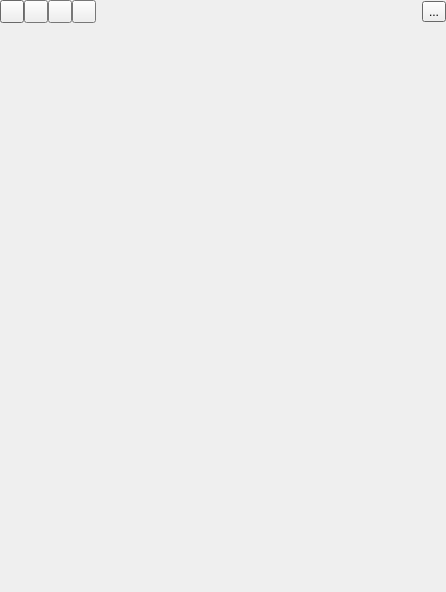
<?xml version="1.0" encoding="UTF-8"?>
<ui version="4.0">
 <class>Camera</class>
 <widget class="QWidget" name="Camera">
  <property name="geometry">
   <rect>
    <x>0</x>
    <y>0</y>
    <width>446</width>
    <height>592</height>
   </rect>
  </property>
  <property name="windowTitle">
   <string>Camera</string>
  </property>
  <layout class="QVBoxLayout" name="verticalLayout">
   <property name="spacing">
    <number>0</number>
   </property>
   <property name="leftMargin">
    <number>0</number>
   </property>
   <property name="topMargin">
    <number>0</number>
   </property>
   <property name="rightMargin">
    <number>0</number>
   </property>
   <property name="bottomMargin">
    <number>0</number>
   </property>
   <item>
    <widget class="QStackedWidget" name="stackedWidgetScreens">
     <property name="sizePolicy">
      <sizepolicy hsizetype="Preferred" vsizetype="Preferred">
       <horstretch>1</horstretch>
       <verstretch>0</verstretch>
      </sizepolicy>
     </property>
     <property name="palette">
      <palette>
       <active>
        <colorrole role="Base">
         <brush brushstyle="SolidPattern">
          <color alpha="255">
           <red>255</red>
           <green>255</green>
           <blue>255</blue>
          </color>
         </brush>
        </colorrole>
        <colorrole role="Window">
         <brush brushstyle="SolidPattern">
          <color alpha="255">
           <red>145</red>
           <green>145</green>
           <blue>145</blue>
          </color>
         </brush>
        </colorrole>
       </active>
       <inactive>
        <colorrole role="Base">
         <brush brushstyle="SolidPattern">
          <color alpha="255">
           <red>255</red>
           <green>255</green>
           <blue>255</blue>
          </color>
         </brush>
        </colorrole>
        <colorrole role="Window">
         <brush brushstyle="SolidPattern">
          <color alpha="255">
           <red>145</red>
           <green>145</green>
           <blue>145</blue>
          </color>
         </brush>
        </colorrole>
       </inactive>
       <disabled>
        <colorrole role="Base">
         <brush brushstyle="SolidPattern">
          <color alpha="255">
           <red>145</red>
           <green>145</green>
           <blue>145</blue>
          </color>
         </brush>
        </colorrole>
        <colorrole role="Window">
         <brush brushstyle="SolidPattern">
          <color alpha="255">
           <red>145</red>
           <green>145</green>
           <blue>145</blue>
          </color>
         </brush>
        </colorrole>
       </disabled>
      </palette>
     </property>
     <property name="lineWidth">
      <number>0</number>
     </property>
     <property name="currentIndex">
      <number>1</number>
     </property>
     <widget class="QWidget" name="pageCameraList">
      <layout class="QVBoxLayout" name="verticalLayout_4">
       <property name="spacing">
        <number>0</number>
       </property>
       <property name="leftMargin">
        <number>0</number>
       </property>
       <property name="topMargin">
        <number>0</number>
       </property>
       <property name="rightMargin">
        <number>0</number>
       </property>
       <property name="bottomMargin">
        <number>0</number>
       </property>
       <item>
        <widget class="QListWidget" name="listWidgetCameras">
         <property name="sizePolicy">
          <sizepolicy hsizetype="Minimum" vsizetype="Expanding">
           <horstretch>0</horstretch>
           <verstretch>0</verstretch>
          </sizepolicy>
         </property>
         <property name="palette">
          <palette>
           <active>
            <colorrole role="WindowText">
             <brush brushstyle="SolidPattern">
              <color alpha="255">
               <red>255</red>
               <green>255</green>
               <blue>255</blue>
              </color>
             </brush>
            </colorrole>
            <colorrole role="Button">
             <brush brushstyle="SolidPattern">
              <color alpha="0">
               <red>0</red>
               <green>0</green>
               <blue>0</blue>
              </color>
             </brush>
            </colorrole>
            <colorrole role="Light">
             <brush brushstyle="SolidPattern">
              <color alpha="0">
               <red>0</red>
               <green>0</green>
               <blue>0</blue>
              </color>
             </brush>
            </colorrole>
            <colorrole role="Midlight">
             <brush brushstyle="SolidPattern">
              <color alpha="0">
               <red>0</red>
               <green>0</green>
               <blue>0</blue>
              </color>
             </brush>
            </colorrole>
            <colorrole role="Dark">
             <brush brushstyle="SolidPattern">
              <color alpha="0">
               <red>0</red>
               <green>0</green>
               <blue>0</blue>
              </color>
             </brush>
            </colorrole>
            <colorrole role="Mid">
             <brush brushstyle="SolidPattern">
              <color alpha="0">
               <red>0</red>
               <green>0</green>
               <blue>0</blue>
              </color>
             </brush>
            </colorrole>
            <colorrole role="Text">
             <brush brushstyle="SolidPattern">
              <color alpha="255">
               <red>255</red>
               <green>255</green>
               <blue>255</blue>
              </color>
             </brush>
            </colorrole>
            <colorrole role="BrightText">
             <brush brushstyle="SolidPattern">
              <color alpha="255">
               <red>255</red>
               <green>255</green>
               <blue>255</blue>
              </color>
             </brush>
            </colorrole>
            <colorrole role="ButtonText">
             <brush brushstyle="SolidPattern">
              <color alpha="255">
               <red>255</red>
               <green>255</green>
               <blue>255</blue>
              </color>
             </brush>
            </colorrole>
            <colorrole role="Base">
             <brush brushstyle="SolidPattern">
              <color alpha="255">
               <red>0</red>
               <green>0</green>
               <blue>0</blue>
              </color>
             </brush>
            </colorrole>
            <colorrole role="Window">
             <brush brushstyle="SolidPattern">
              <color alpha="0">
               <red>0</red>
               <green>0</green>
               <blue>0</blue>
              </color>
             </brush>
            </colorrole>
            <colorrole role="Shadow">
             <brush brushstyle="SolidPattern">
              <color alpha="255">
               <red>0</red>
               <green>0</green>
               <blue>0</blue>
              </color>
             </brush>
            </colorrole>
            <colorrole role="AlternateBase">
             <brush brushstyle="SolidPattern">
              <color alpha="127">
               <red>0</red>
               <green>0</green>
               <blue>0</blue>
              </color>
             </brush>
            </colorrole>
            <colorrole role="ToolTipBase">
             <brush brushstyle="SolidPattern">
              <color alpha="255">
               <red>255</red>
               <green>255</green>
               <blue>220</blue>
              </color>
             </brush>
            </colorrole>
            <colorrole role="ToolTipText">
             <brush brushstyle="SolidPattern">
              <color alpha="255">
               <red>0</red>
               <green>0</green>
               <blue>0</blue>
              </color>
             </brush>
            </colorrole>
           </active>
           <inactive>
            <colorrole role="WindowText">
             <brush brushstyle="SolidPattern">
              <color alpha="255">
               <red>255</red>
               <green>255</green>
               <blue>255</blue>
              </color>
             </brush>
            </colorrole>
            <colorrole role="Button">
             <brush brushstyle="SolidPattern">
              <color alpha="0">
               <red>0</red>
               <green>0</green>
               <blue>0</blue>
              </color>
             </brush>
            </colorrole>
            <colorrole role="Light">
             <brush brushstyle="SolidPattern">
              <color alpha="0">
               <red>0</red>
               <green>0</green>
               <blue>0</blue>
              </color>
             </brush>
            </colorrole>
            <colorrole role="Midlight">
             <brush brushstyle="SolidPattern">
              <color alpha="0">
               <red>0</red>
               <green>0</green>
               <blue>0</blue>
              </color>
             </brush>
            </colorrole>
            <colorrole role="Dark">
             <brush brushstyle="SolidPattern">
              <color alpha="0">
               <red>0</red>
               <green>0</green>
               <blue>0</blue>
              </color>
             </brush>
            </colorrole>
            <colorrole role="Mid">
             <brush brushstyle="SolidPattern">
              <color alpha="0">
               <red>0</red>
               <green>0</green>
               <blue>0</blue>
              </color>
             </brush>
            </colorrole>
            <colorrole role="Text">
             <brush brushstyle="SolidPattern">
              <color alpha="255">
               <red>255</red>
               <green>255</green>
               <blue>255</blue>
              </color>
             </brush>
            </colorrole>
            <colorrole role="BrightText">
             <brush brushstyle="SolidPattern">
              <color alpha="255">
               <red>255</red>
               <green>255</green>
               <blue>255</blue>
              </color>
             </brush>
            </colorrole>
            <colorrole role="ButtonText">
             <brush brushstyle="SolidPattern">
              <color alpha="255">
               <red>255</red>
               <green>255</green>
               <blue>255</blue>
              </color>
             </brush>
            </colorrole>
            <colorrole role="Base">
             <brush brushstyle="SolidPattern">
              <color alpha="255">
               <red>0</red>
               <green>0</green>
               <blue>0</blue>
              </color>
             </brush>
            </colorrole>
            <colorrole role="Window">
             <brush brushstyle="SolidPattern">
              <color alpha="0">
               <red>0</red>
               <green>0</green>
               <blue>0</blue>
              </color>
             </brush>
            </colorrole>
            <colorrole role="Shadow">
             <brush brushstyle="SolidPattern">
              <color alpha="255">
               <red>0</red>
               <green>0</green>
               <blue>0</blue>
              </color>
             </brush>
            </colorrole>
            <colorrole role="AlternateBase">
             <brush brushstyle="SolidPattern">
              <color alpha="127">
               <red>0</red>
               <green>0</green>
               <blue>0</blue>
              </color>
             </brush>
            </colorrole>
            <colorrole role="ToolTipBase">
             <brush brushstyle="SolidPattern">
              <color alpha="255">
               <red>255</red>
               <green>255</green>
               <blue>220</blue>
              </color>
             </brush>
            </colorrole>
            <colorrole role="ToolTipText">
             <brush brushstyle="SolidPattern">
              <color alpha="255">
               <red>0</red>
               <green>0</green>
               <blue>0</blue>
              </color>
             </brush>
            </colorrole>
           </inactive>
           <disabled>
            <colorrole role="WindowText">
             <brush brushstyle="SolidPattern">
              <color alpha="0">
               <red>0</red>
               <green>0</green>
               <blue>0</blue>
              </color>
             </brush>
            </colorrole>
            <colorrole role="Button">
             <brush brushstyle="SolidPattern">
              <color alpha="0">
               <red>0</red>
               <green>0</green>
               <blue>0</blue>
              </color>
             </brush>
            </colorrole>
            <colorrole role="Light">
             <brush brushstyle="SolidPattern">
              <color alpha="0">
               <red>0</red>
               <green>0</green>
               <blue>0</blue>
              </color>
             </brush>
            </colorrole>
            <colorrole role="Midlight">
             <brush brushstyle="SolidPattern">
              <color alpha="0">
               <red>0</red>
               <green>0</green>
               <blue>0</blue>
              </color>
             </brush>
            </colorrole>
            <colorrole role="Dark">
             <brush brushstyle="SolidPattern">
              <color alpha="0">
               <red>0</red>
               <green>0</green>
               <blue>0</blue>
              </color>
             </brush>
            </colorrole>
            <colorrole role="Mid">
             <brush brushstyle="SolidPattern">
              <color alpha="0">
               <red>0</red>
               <green>0</green>
               <blue>0</blue>
              </color>
             </brush>
            </colorrole>
            <colorrole role="Text">
             <brush brushstyle="SolidPattern">
              <color alpha="0">
               <red>0</red>
               <green>0</green>
               <blue>0</blue>
              </color>
             </brush>
            </colorrole>
            <colorrole role="BrightText">
             <brush brushstyle="SolidPattern">
              <color alpha="255">
               <red>255</red>
               <green>255</green>
               <blue>255</blue>
              </color>
             </brush>
            </colorrole>
            <colorrole role="ButtonText">
             <brush brushstyle="SolidPattern">
              <color alpha="0">
               <red>0</red>
               <green>0</green>
               <blue>0</blue>
              </color>
             </brush>
            </colorrole>
            <colorrole role="Base">
             <brush brushstyle="SolidPattern">
              <color alpha="0">
               <red>0</red>
               <green>0</green>
               <blue>0</blue>
              </color>
             </brush>
            </colorrole>
            <colorrole role="Window">
             <brush brushstyle="SolidPattern">
              <color alpha="0">
               <red>0</red>
               <green>0</green>
               <blue>0</blue>
              </color>
             </brush>
            </colorrole>
            <colorrole role="Shadow">
             <brush brushstyle="SolidPattern">
              <color alpha="255">
               <red>0</red>
               <green>0</green>
               <blue>0</blue>
              </color>
             </brush>
            </colorrole>
            <colorrole role="AlternateBase">
             <brush brushstyle="SolidPattern">
              <color alpha="0">
               <red>0</red>
               <green>0</green>
               <blue>0</blue>
              </color>
             </brush>
            </colorrole>
            <colorrole role="ToolTipBase">
             <brush brushstyle="SolidPattern">
              <color alpha="255">
               <red>255</red>
               <green>255</green>
               <blue>220</blue>
              </color>
             </brush>
            </colorrole>
            <colorrole role="ToolTipText">
             <brush brushstyle="SolidPattern">
              <color alpha="255">
               <red>0</red>
               <green>0</green>
               <blue>0</blue>
              </color>
             </brush>
            </colorrole>
           </disabled>
          </palette>
         </property>
         <property name="frameShape">
          <enum>QFrame::NoFrame</enum>
         </property>
         <property name="frameShadow">
          <enum>QFrame::Plain</enum>
         </property>
         <property name="lineWidth">
          <number>0</number>
         </property>
         <property name="horizontalScrollBarPolicy">
          <enum>Qt::ScrollBarAlwaysOff</enum>
         </property>
         <property name="uniformItemSizes">
          <bool>true</bool>
         </property>
        </widget>
       </item>
       <item>
        <widget class="QLabel" name="labelNoCamerasAvailable">
         <property name="text">
          <string>Please connect a camera if supported on this device.</string>
         </property>
         <property name="alignment">
          <set>Qt::AlignCenter</set>
         </property>
        </widget>
       </item>
      </layout>
     </widget>
     <widget class="QWidget" name="pageViewfinder">
      <layout class="QVBoxLayout" name="verticalLayout_3">
       <property name="spacing">
        <number>0</number>
       </property>
       <property name="leftMargin">
        <number>0</number>
       </property>
       <property name="topMargin">
        <number>0</number>
       </property>
       <property name="rightMargin">
        <number>0</number>
       </property>
       <property name="bottomMargin">
        <number>0</number>
       </property>
       <item>
        <layout class="QHBoxLayout" name="horizontalLayout">
         <item>
          <widget class="QToolButton" name="toolButtonFocus">
           <property name="enabled">
            <bool>true</bool>
           </property>
           <property name="text">
            <string/>
           </property>
           <property name="icon">
            <iconset resource="../resources/icons.qrc">
             <normaloff>:/icons/focus.svg</normaloff>:/icons/focus.svg</iconset>
           </property>
          </widget>
         </item>
         <item>
          <widget class="QToolButton" name="toolButtonCaptureImage">
           <property name="enabled">
            <bool>false</bool>
           </property>
           <property name="text">
            <string/>
           </property>
           <property name="icon">
            <iconset resource="../resources/icons.qrc">
             <normaloff>:/icons/snap.svg</normaloff>:/icons/snap.svg</iconset>
           </property>
          </widget>
         </item>
         <item>
          <widget class="QToolButton" name="toolButtonRecordVideo">
           <property name="enabled">
            <bool>false</bool>
           </property>
           <property name="text">
            <string/>
           </property>
           <property name="icon">
            <iconset resource="../resources/icons.qrc">
             <normaloff>:/icons/record.svg</normaloff>:/icons/record.svg</iconset>
           </property>
           <property name="checkable">
            <bool>true</bool>
           </property>
          </widget>
         </item>
         <item>
          <widget class="QToolButton" name="toolButtonPauseVideoRecording">
           <property name="enabled">
            <bool>false</bool>
           </property>
           <property name="text">
            <string/>
           </property>
           <property name="icon">
            <iconset resource="../resources/icons.qrc">
             <normaloff>:/icons/pause.svg</normaloff>:/icons/pause.svg</iconset>
           </property>
           <property name="checkable">
            <bool>true</bool>
           </property>
          </widget>
         </item>
         <item>
          <spacer name="horizontalSpacer">
           <property name="orientation">
            <enum>Qt::Horizontal</enum>
           </property>
           <property name="sizeHint" stdset="0">
            <size>
             <width>40</width>
             <height>20</height>
            </size>
           </property>
          </spacer>
         </item>
         <item>
          <widget class="QToolButton" name="toolButtonSettings">
           <property name="text">
            <string>...</string>
           </property>
           <property name="icon">
            <iconset resource="../resources/icons.qrc">
             <normaloff>:/icons/settings.svg</normaloff>:/icons/settings.svg</iconset>
           </property>
          </widget>
         </item>
        </layout>
       </item>
       <item>
        <widget class="QLabel" name="labelMessage">
         <property name="text">
          <string/>
         </property>
        </widget>
       </item>
       <item>
        <widget class="QCameraViewfinder" name="viewfinder" native="true">
         <property name="sizePolicy">
          <sizepolicy hsizetype="Minimum" vsizetype="Expanding">
           <horstretch>0</horstretch>
           <verstretch>0</verstretch>
          </sizepolicy>
         </property>
        </widget>
       </item>
      </layout>
     </widget>
     <widget class="QWidget" name="pageImagePreview">
      <layout class="QGridLayout" name="gridLayout_4">
       <property name="leftMargin">
        <number>0</number>
       </property>
       <property name="topMargin">
        <number>0</number>
       </property>
       <property name="rightMargin">
        <number>0</number>
       </property>
       <property name="bottomMargin">
        <number>0</number>
       </property>
       <property name="spacing">
        <number>0</number>
       </property>
       <item row="0" column="0">
        <widget class="QLabel" name="lastImagePreviewLabel">
         <property name="sizePolicy">
          <sizepolicy hsizetype="Preferred" vsizetype="MinimumExpanding">
           <horstretch>0</horstretch>
           <verstretch>0</verstretch>
          </sizepolicy>
         </property>
         <property name="frameShape">
          <enum>QFrame::Box</enum>
         </property>
         <property name="text">
          <string/>
         </property>
        </widget>
       </item>
      </layout>
     </widget>
     <widget class="QWidget" name="pageSettings">
      <layout class="QVBoxLayout" name="verticalLayout_5">
       <property name="spacing">
        <number>0</number>
       </property>
       <property name="leftMargin">
        <number>0</number>
       </property>
       <property name="topMargin">
        <number>0</number>
       </property>
       <property name="rightMargin">
        <number>0</number>
       </property>
       <property name="bottomMargin">
        <number>0</number>
       </property>
       <item>
        <widget class="QScrollArea" name="scrollArea">
         <property name="frameShape">
          <enum>QFrame::NoFrame</enum>
         </property>
         <property name="frameShadow">
          <enum>QFrame::Plain</enum>
         </property>
         <property name="lineWidth">
          <number>0</number>
         </property>
         <property name="horizontalScrollBarPolicy">
          <enum>Qt::ScrollBarAlwaysOff</enum>
         </property>
         <property name="widgetResizable">
          <bool>true</bool>
         </property>
         <widget class="QWidget" name="scrollAreaWidgetContents">
          <property name="geometry">
           <rect>
            <x>0</x>
            <y>0</y>
            <width>430</width>
            <height>619</height>
           </rect>
          </property>
          <layout class="QVBoxLayout" name="verticalLayout_2">
           <property name="spacing">
            <number>0</number>
           </property>
           <property name="leftMargin">
            <number>0</number>
           </property>
           <property name="topMargin">
            <number>0</number>
           </property>
           <property name="rightMargin">
            <number>0</number>
           </property>
           <property name="bottomMargin">
            <number>0</number>
           </property>
           <item>
            <widget class="QToolButton" name="toolButtonBack">
             <property name="text">
              <string>...</string>
             </property>
             <property name="icon">
              <iconset resource="../resources/icons.qrc">
               <normaloff>:/icons/arrow_left.svg</normaloff>:/icons/arrow_left.svg</iconset>
             </property>
            </widget>
           </item>
           <item>
            <widget class="QGroupBox" name="groupBoxViteoSettings">
             <property name="title">
              <string>Video</string>
             </property>
             <layout class="QGridLayout" name="gridLayout_7">
              <property name="leftMargin">
               <number>0</number>
              </property>
              <property name="topMargin">
               <number>0</number>
              </property>
              <property name="rightMargin">
               <number>0</number>
              </property>
              <property name="bottomMargin">
               <number>0</number>
              </property>
              <property name="spacing">
               <number>0</number>
              </property>
              <item row="5" column="0" colspan="2">
               <widget class="QComboBox" name="videoFramerateBox"/>
              </item>
              <item row="6" column="0" colspan="2">
               <widget class="QLabel" name="label_6">
                <property name="text">
                 <string>Video Codec:</string>
                </property>
               </widget>
              </item>
              <item row="7" column="0" colspan="2">
               <widget class="QComboBox" name="videoCodecBox"/>
              </item>
              <item row="2" column="0" colspan="2">
               <widget class="QLabel" name="label_8">
                <property name="text">
                 <string>Resolution:</string>
                </property>
               </widget>
              </item>
              <item row="9" column="1">
               <widget class="QSlider" name="videoQualitySlider">
                <property name="maximum">
                 <number>4</number>
                </property>
                <property name="orientation">
                 <enum>Qt::Horizontal</enum>
                </property>
               </widget>
              </item>
              <item row="3" column="0" colspan="2">
               <widget class="QComboBox" name="videoResolutionBox"/>
              </item>
              <item row="4" column="0" colspan="2">
               <widget class="QLabel" name="label_9">
                <property name="text">
                 <string>Framerate:</string>
                </property>
               </widget>
              </item>
              <item row="8" column="1">
               <widget class="QLabel" name="label_7">
                <property name="text">
                 <string>Quality:</string>
                </property>
               </widget>
              </item>
              <item row="11" column="1">
               <widget class="QSlider" name="exposureCompensation">
                <property name="minimum">
                 <number>-4</number>
                </property>
                <property name="maximum">
                 <number>4</number>
                </property>
                <property name="pageStep">
                 <number>2</number>
                </property>
                <property name="orientation">
                 <enum>Qt::Horizontal</enum>
                </property>
                <property name="tickPosition">
                 <enum>QSlider::TicksAbove</enum>
                </property>
               </widget>
              </item>
              <item row="10" column="1">
               <widget class="QLabel" name="label_13">
                <property name="text">
                 <string>Exopsure:</string>
                </property>
               </widget>
              </item>
             </layout>
            </widget>
           </item>
           <item>
            <widget class="QGroupBox" name="groupBoxImageSettings">
             <property name="title">
              <string>Image</string>
             </property>
             <layout class="QGridLayout" name="gridLayout_9">
              <property name="leftMargin">
               <number>0</number>
              </property>
              <property name="topMargin">
               <number>0</number>
              </property>
              <property name="rightMargin">
               <number>0</number>
              </property>
              <property name="bottomMargin">
               <number>0</number>
              </property>
              <property name="spacing">
               <number>0</number>
              </property>
              <item row="5" column="1">
               <widget class="QSlider" name="imageQualitySlider">
                <property name="maximum">
                 <number>4</number>
                </property>
                <property name="orientation">
                 <enum>Qt::Horizontal</enum>
                </property>
               </widget>
              </item>
              <item row="2" column="0" colspan="2">
               <widget class="QLabel" name="label_11">
                <property name="text">
                 <string>Image Format:</string>
                </property>
               </widget>
              </item>
              <item row="3" column="0" colspan="2">
               <widget class="QComboBox" name="imageCodecBox"/>
              </item>
              <item row="0" column="0" colspan="2">
               <widget class="QLabel" name="label_10">
                <property name="text">
                 <string>Resolution:</string>
                </property>
               </widget>
              </item>
              <item row="1" column="0" colspan="2">
               <widget class="QComboBox" name="imageResolutionBox"/>
              </item>
              <item row="4" column="1">
               <widget class="QLabel" name="label_12">
                <property name="text">
                 <string>Quality:</string>
                </property>
               </widget>
              </item>
             </layout>
            </widget>
           </item>
           <item>
            <widget class="QGroupBox" name="groupBoxAudioSettings">
             <property name="title">
              <string>Audio</string>
             </property>
             <layout class="QGridLayout" name="gridLayout_8">
              <property name="leftMargin">
               <number>0</number>
              </property>
              <property name="topMargin">
               <number>0</number>
              </property>
              <property name="rightMargin">
               <number>0</number>
              </property>
              <property name="bottomMargin">
               <number>0</number>
              </property>
              <property name="spacing">
               <number>0</number>
              </property>
              <item row="5" column="0" colspan="2">
               <widget class="QSlider" name="audioQualitySlider">
                <property name="maximum">
                 <number>4</number>
                </property>
                <property name="orientation">
                 <enum>Qt::Horizontal</enum>
                </property>
               </widget>
              </item>
              <item row="6" column="0">
               <widget class="QLabel" name="label_4">
                <property name="text">
                 <string>Container Format:</string>
                </property>
               </widget>
              </item>
              <item row="0" column="0" colspan="2">
               <widget class="QLabel" name="label_2">
                <property name="text">
                 <string>Audio Codec:</string>
                </property>
               </widget>
              </item>
              <item row="1" column="0" colspan="2">
               <widget class="QComboBox" name="audioCodecBox"/>
              </item>
              <item row="7" column="0" colspan="2">
               <widget class="QComboBox" name="containerFormatBox"/>
              </item>
              <item row="4" column="0">
               <widget class="QLabel" name="label_3">
                <property name="text">
                 <string>Quality:</string>
                </property>
               </widget>
              </item>
              <item row="2" column="0" colspan="2">
               <widget class="QLabel" name="label_5">
                <property name="text">
                 <string>Sample Rate:</string>
                </property>
               </widget>
              </item>
              <item row="3" column="0" colspan="2">
               <widget class="QComboBox" name="audioSampleRateBox"/>
              </item>
             </layout>
            </widget>
           </item>
          </layout>
         </widget>
        </widget>
       </item>
      </layout>
     </widget>
    </widget>
   </item>
  </layout>
 </widget>
 <customwidgets>
  <customwidget>
   <class>QCameraViewfinder</class>
   <extends>QWidget</extends>
   <header>qcameraviewfinder.h</header>
   <container>1</container>
  </customwidget>
 </customwidgets>
 <resources>
  <include location="../resources/icons.qrc"/>
 </resources>
 <connections/>
 <slots>
  <slot>record()</slot>
  <slot>pause()</slot>
  <slot>stop()</slot>
  <slot>enablePreview(bool)</slot>
  <slot>configureCaptureSettings()</slot>
  <slot>takeImage()</slot>
  <slot>startCamera()</slot>
  <slot>toggleLock()</slot>
  <slot>setMuted(bool)</slot>
  <slot>stopCamera()</slot>
  <slot>setExposureCompensation(int)</slot>
 </slots>
</ui>
